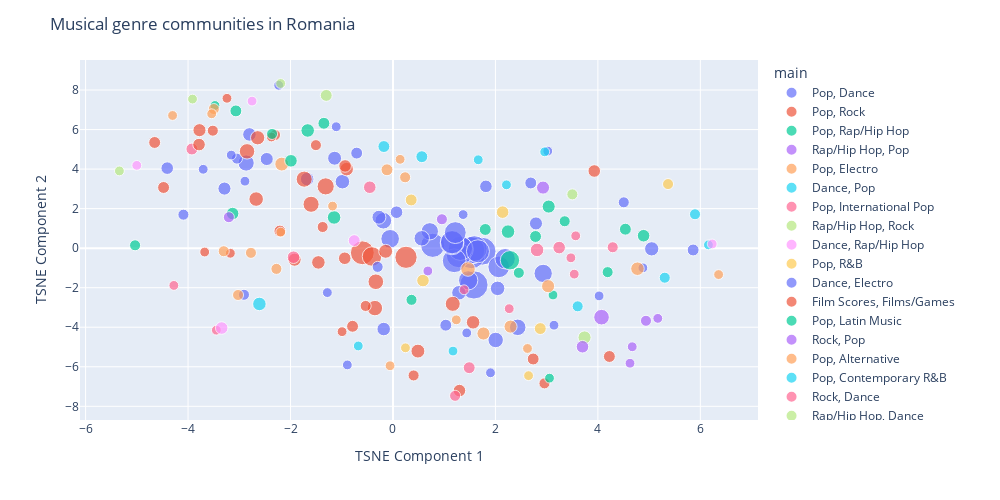
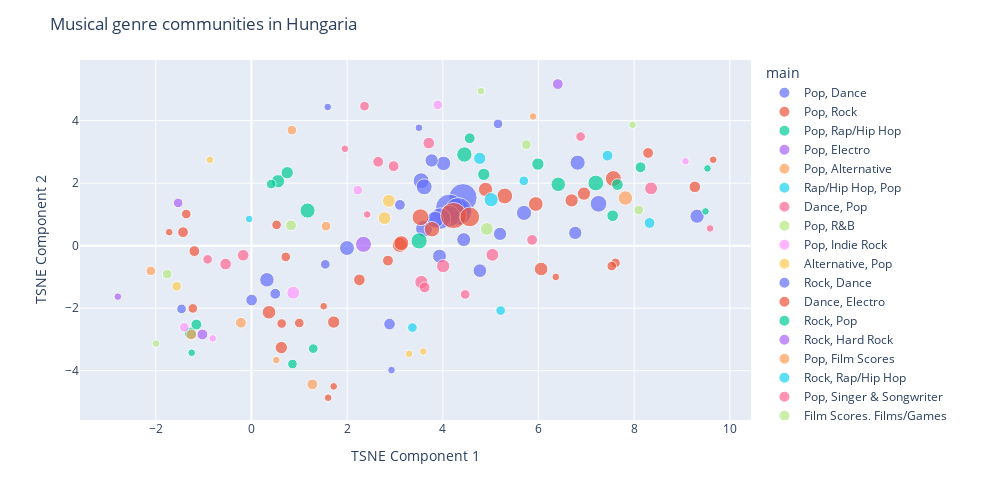
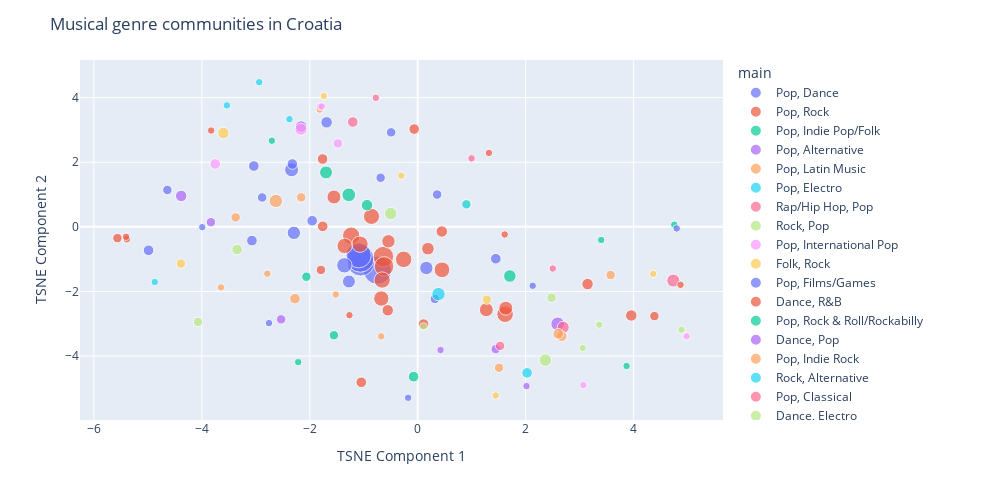

These figures' notebook cell, in order:
### Code cell
import pandas as pd
from sklearn.manifold import TSNE
import numpy as np
import plotly.express as px


# Perform t-SNE
tsne = TSNE(n_components=2)
df_RO_preprocessed = df_RO.drop(columns=['size', 'main'])
df_RO_tsne = tsne.fit_transform(df_RO_preprocessed)

# Create a DataFrame for Plotly
df_plotly = pd.DataFrame(df_RO_tsne, columns=['TSNE Component 1', 'TSNE Component 2'])
df_plotly['main'] = df_RO['main']
df_plotly['size'] = df_RO['size']*20


# Plot with Plotly
fig = px.scatter(df_plotly, x='TSNE Component 1', y='TSNE Component 2', color="main" ,hover_data='main', size="size", width=1000, height=500)
fig.update_layout(title='Musical genre communities in Romania')
fig.show()


tsne = TSNE(n_components=2)
df_HU_preprocessed = df_HU.drop(columns=['size', 'main'])
df_HU_tsne = tsne.fit_transform(df_HU_preprocessed)

# Create a DataFrame for Plotly
df_plotly = pd.DataFrame(df_HU_tsne, columns=['TSNE Component 1', 'TSNE Component 2'])
df_plotly['main'] = df_HU['main']
df_plotly['size'] = df_HU['size']*20


# Plot with Plotly
fig = px.scatter(df_plotly, x='TSNE Component 1', y='TSNE Component 2', color="main" ,hover_data='main', size="size", width=1000, height=500)
fig.update_layout(title='Musical genre communities in Hungaria')
fig.show()


tsne = TSNE(n_components=2)
df_HR_preprocessed = df_HR.drop(columns=['size', 'main'])
df_HR_tsne = tsne.fit_transform(df_HR_preprocessed)

# Create a DataFrame for Plotly
df_plotly = pd.DataFrame(df_HR_tsne, columns=['TSNE Component 1', 'TSNE Component 2'])
df_plotly['main'] = df_HR['main']
df_plotly['size'] = df_HR['size']*20


# Plot with Plotly
fig = px.scatter(df_plotly, x='TSNE Component 1', y='TSNE Component 2', color="main" ,hover_data='main', size="size", width=1000, height=500)
fig.update_layout(title='Musical genre communities in Croatia')
fig.show()
